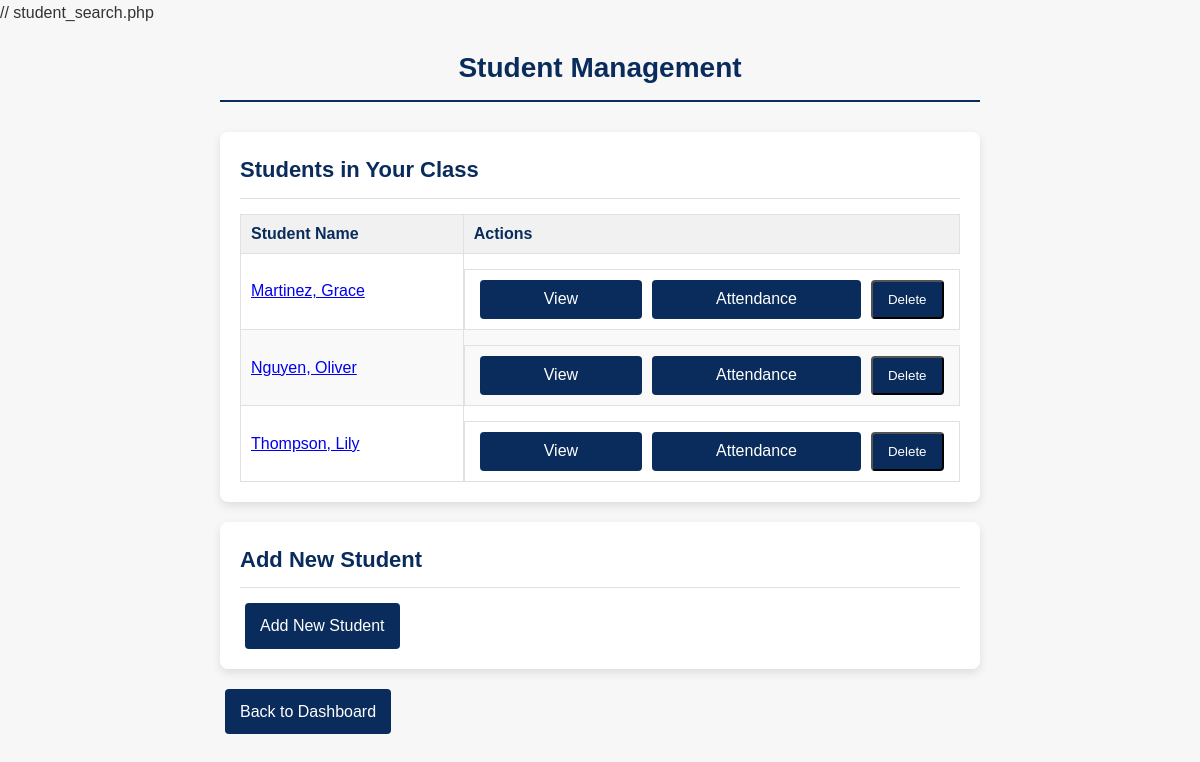
Screenshot of /student_search.php (signed in) with the database file from the repository.
### tables this page shows
CREATE TABLE `pupil` (
  `pupil_id` int(11) NOT NULL,
  `class_id` int(11) NOT NULL,
  `first_name` varchar(100) NOT NULL,
  `last_name` varchar(100) NOT NULL,
  `date_of_birth` date NOT NULL,
  `address` varchar(255) NOT NULL,
  `postcode` varchar(20) NOT NULL,
  `medical_info` text DEFAULT NULL,
  `enrollment_date` date NOT NULL,
  `gender` varchar(10) NOT NULL
);

### student_search.php (the view, shortened to what this page needs)
<?php
require_once 'db_connect.php';
$teacher_id = $_SESSION['user_id'];
$teacher_query = $conn->prepare("SELECT class_id FROM teacher WHERE teacher_id = ?");
$teacher_query->bind_param("i", $teacher_id);
$teacher_query->execute();
$result = $teacher_query->get_result();
$teacher_data = $result->fetch_assoc();
$class_id = $teacher_data['class_id'];
$students_query = $conn->prepare("
    SELECT pupil_id, first_name, last_name
    FROM pupil
    WHERE class_id = ?
    ORDER BY last_name, first_name
");
$students_query->bind_param("i", $class_id);
$students_query->execute();
$students_result = $students_query->get_result();
?>
<!DOCTYPE html>
<html lang="en">
<head>
    <link rel="stylesheet" href="styles/dashboard.css">
</head>
<body>
    <div class="container">
        <h1>Student Management</h1>
        <div class="dashboard">
            <h2>Students in Your Class</h2>
            <div class="student-list">
                <?php if ($students_result->num_rows > 0): ?>
                    <table>
                        <thead>
                            <tr>
                                <th>Student Name</th>
                                <th>Actions</th>
                            </tr>
                        </thead>
                        <tbody>
                            <?php while ($student = $students_result->fetch_assoc()): ?>
                                <tr>
                                    <td>
                                        <a href="student_details.php?id=<?php echo $student['pupil_id']; ?>">
                                            <?php echo htmlspecialchars($student['last_name'] . ', ' . $student['first_name']); ?>
                                        </a>
                                    </td>
                                    <td class="action-buttons">
                                        <a href="student_details.php?id=<?php echo $student['pupil_id']; ?>" class="btn btn-small">View</a>
                                        <a href="mark_attendance.php?id=<?php echo $student['pupil_id']; ?>" class="btn btn-small">Attendance</a>
                                        <form method="post" onsubmit="return confirm('Are you sure you want to delete this student?');" style="display:inline;">
                                            <button type="submit" name="delete_student" class="btn btn-small btn-danger">Delete</button>
                                        </form>
                                    </td>
                                </tr>
                            <?php endwhile; ?>
                        </tbody>
                    </table>
                <?php else: ?>
                    <p>No students found in your class.</p>
                <?php endif; ?>
            </div>
        </div>
        <div class="dashboard">
            <h2>Add New Student</h2>
            <a href="add_student.php" class="btn">Add New Student</a>
        </div>
        <a href="teacher_dashboard.php" class="btn">Back to Dashboard</a>
    </div>
</body>
</html>

### styles/dashboard.css (style rules this page uses)
* { margin: 0px; padding: 0px; box-sizing: border-box; font-family: Arial, sans-serif; }
body { background-color: #f7f7f7; line-height: 1.6; color: #333333; }
.container { width: 100%; max-width: 800px; margin: 0px auto; padding: 20px; }
h1 { color: #0a2c5c; text-align: center; font-size: 28px; margin-bottom: 30px; padding-bottom: 10px; border-bottom: 2px solid #0a2c5c; }
.dashboard { background-color: #ffffff; border-radius: 8px; box-shadow: 0px 4px 10px rgba(0, 0, 0, 0.1); margin-bottom: 20px; padding: 20px; }
.dashboard h2 { color: #0a2c5c; font-size: 22px; margin-bottom: 15px; padding-bottom: 10px; border-bottom: 1px solid #e1e1e1; }
.action-buttons { display: flex; justify-content: space-between; margin-top: 15px; }
.btn { display: inline-block; background-color: #0a2c5c; color: #ffffff; text-decoration: none; padding: 10px 15px; border-radius: 4px; text-align: center; flex-grow: 1; margin: 0px 5px; transition: background-color 0.3s ease; }
table { width: 100%; border-collapse: collapse; margin-top: 10px; }
table th, table td { border: 1px solid #e1e1e1; padding: 10px; text-align: left; }
table th { background-color: #f1f1f1; color: #0a2c5c; }
table tr:nth-child(even) { background-color: #f9f9f9; }

### rows the page displays
pupil: last_name+first_name "Martinez, Grace"
pupil: last_name+first_name "Nguyen, Oliver"
pupil: last_name+first_name "Thompson, Lily"
